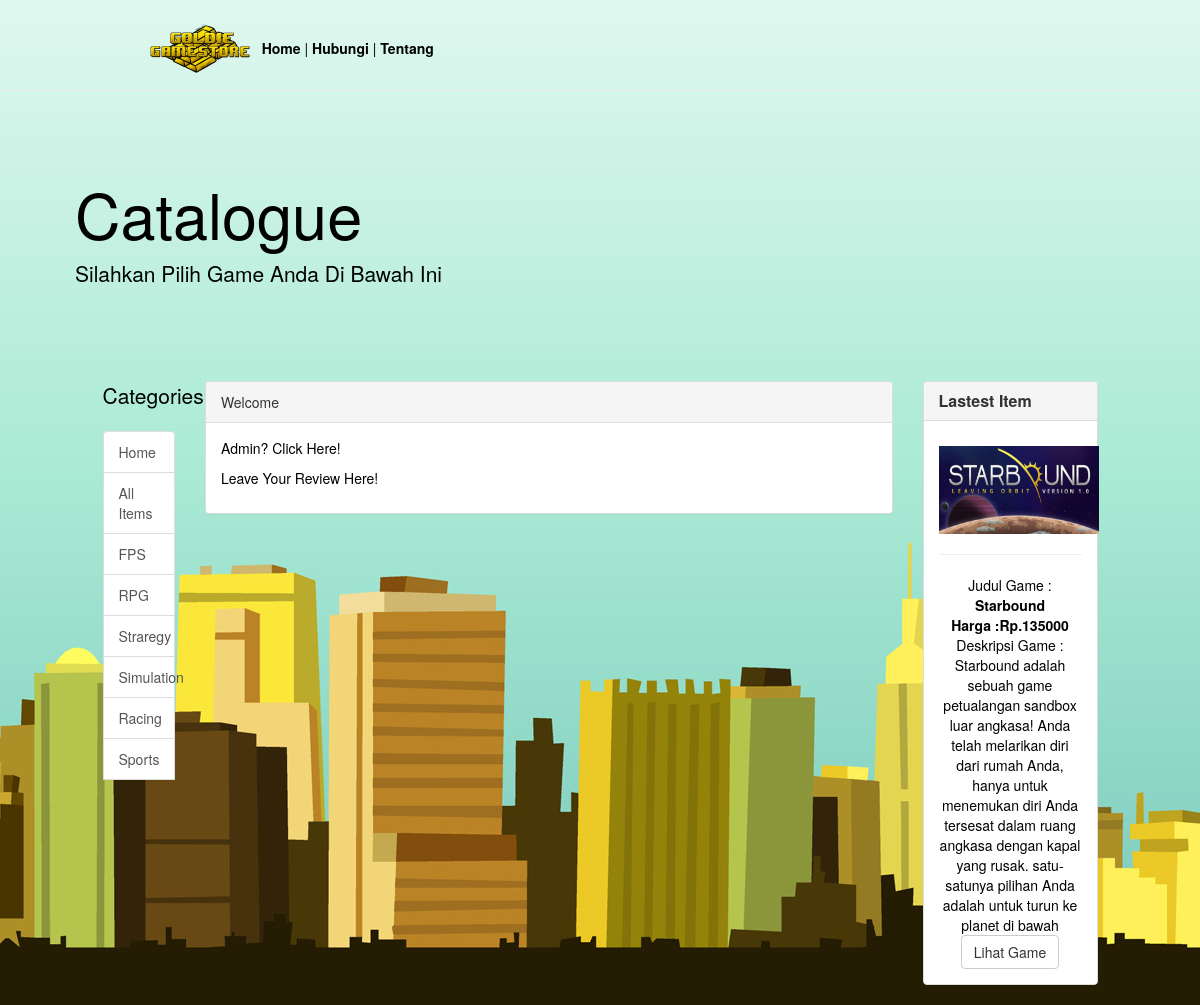
The app's page /home.php with its own data.
### tables this page shows
CREATE TABLE IF NOT EXISTS `game` (
  `no` int(2) NOT NULL AUTO_INCREMENT,
  `idgame` varchar(5) NOT NULL,
  `judul` varchar(250) NOT NULL,
  `harga` int(10) NOT NULL,
  `idkategori` varchar(3) DEFAULT NULL,
  `gambar` varchar(100) NOT NULL,
  `deskripsi` text,
  `shortdesc` varchar(255) DEFAULT NULL,
  PRIMARY KEY (`no`)
);

### lastestitem.php (the view, shortened to what this page needs)
<?php
$querygame=mysql_query("SELECT * FROM game ORDER BY no DESC LIMIT 1");
$datagame=mysql_fetch_array($querygame);
?>
<div class="panel panel-default">
	<div class="panel-heading">
		<h3 class="panel-title"><b>Lastest Item</b></h3>
	</div>
  <div class="panel-body">
   <center>
<?php echo "<img src='img/bk/".$datagame['gambar']."'width=160 height=88>"; ?>
<br>
<hr>
Judul Game 			:<br><b><?php echo $datagame['judul']; ?></b></br>
<b>Harga 				:Rp.<?php echo $datagame['harga']; ?></br></b>
Deskripsi Game :<br>
<?php echo substr($datagame['deskripsi'], 0,255) ?>
<br>
<a class="btn btn-default" href="home.php?target=newadded" role="button">Lihat Game</a>
 </center>
  </div>
</div>

### assets/css/shop-homepage.css (style rules this page uses)
body { background: url('img/background.png') no-repeat right bottom fixed; }
a { color: black; }

### records on screen
game: gambar (picture), judul "Starbound", harga "135000", deskripsi "Starbound adalah sebuah game petualangan sandbox luar angkasa! Anda telah melarikan diri dari rumah Anda, hanya untuk menemukan diri Anda tersesat dalam ruang angkasa dengan kapal yang rusak. satu-satunya pilihan Anda adalah untuk turun ke planet di bawah"
